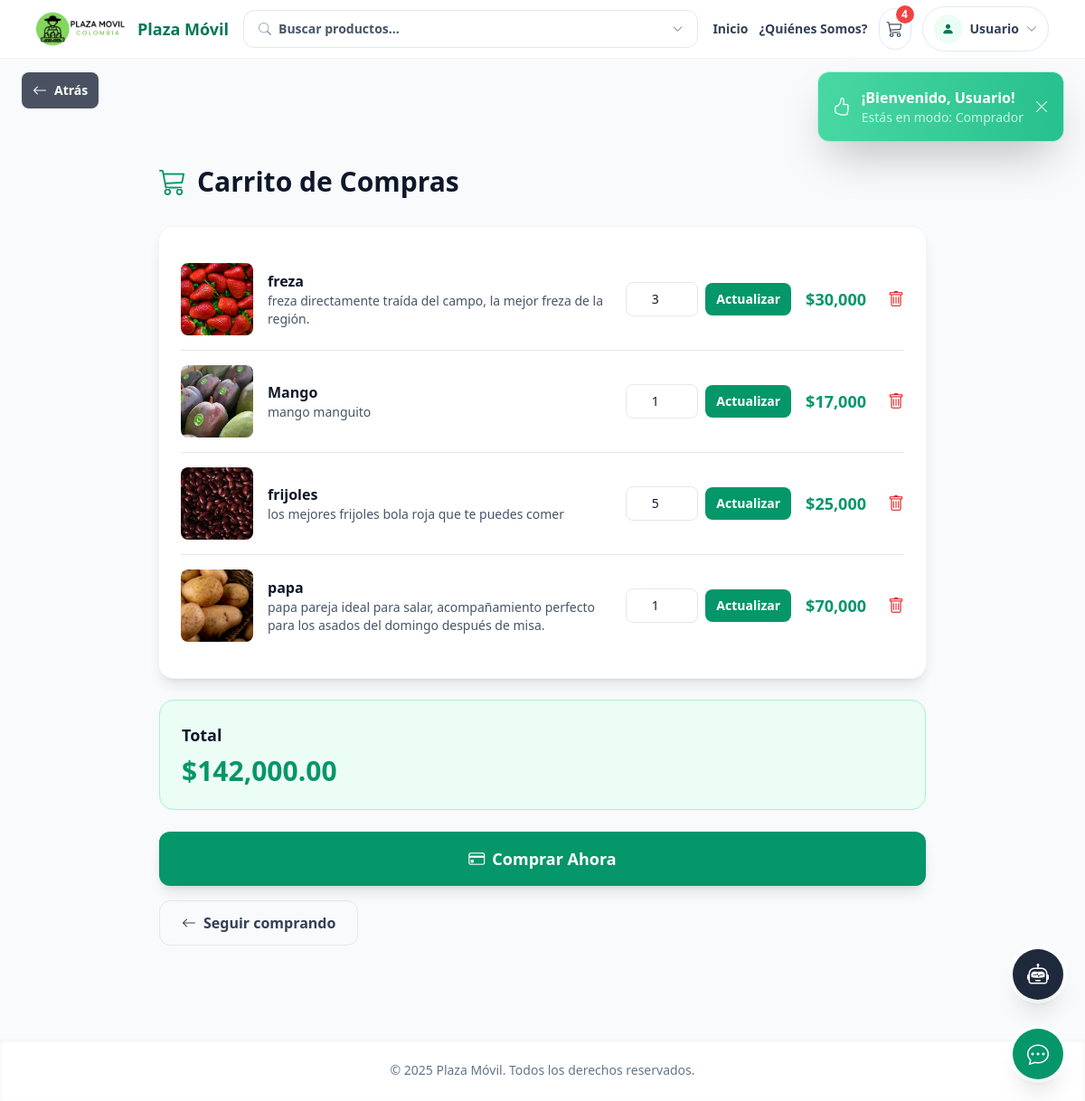
Screenshot of /view/carritoview.php (signed in) with the database file from the repository.
### tables this page shows
CREATE TABLE `carrito` (
  `id_carrito` int(11) NOT NULL,
  `id_usuario` int(10) DEFAULT NULL,
  `fecha_creacion` date DEFAULT NULL
);

CREATE TABLE `carrito_detalle` (
  `id_detalle` int(11) NOT NULL,
  `id_carrito` int(10) DEFAULT NULL,
  `id_producto` int(10) DEFAULT NULL,
  `cantidad` int(10) DEFAULT NULL
);

CREATE TABLE `productos` (
  `id_producto` int(11) NOT NULL,
  `id_agricultor` int(10) DEFAULT NULL,
  `id_categoria` int(10) DEFAULT NULL,
  `descripcion` varchar(250) DEFAULT NULL,
  `nombre` varchar(50) DEFAULT NULL,
  `stock` int(20) DEFAULT NULL,
  `precio_unitario` int(10) DEFAULT NULL,
  `id_unidad` int(10) DEFAULT NULL,
  `foto` varchar(100) DEFAULT NULL,
  `fecha_publicacion` date DEFAULT NULL,
  `estado` enum('activo','inactivo') DEFAULT 'activo'
);

### config/app.php (called while the page is built, shortened)
<?php
if (!function_exists('base_url')) {
    function base_url(string $path = ''): string
    {
        $path = ltrim($path, '/');
        return $path === '' ? BASE_URL : BASE_URL . '/' . $path;
    }
}

### model/carrito_model.php (called while the page is built, shortened)
<?php
require_once __DIR__ . '/../config/app.php';
class CarritoModel {
    private $pdo;
    public function __construct($pdo) {
        $this->pdo = $pdo;
    }
    public function obtenerCarritoPorUsuario($id_usuario) {
        $stmt = $this->pdo->prepare("SELECT id_usuario FROM usuarios WHERE id_usuario = ?");
        $stmt->execute([$id_usuario]);
        $usuario = $stmt->fetch(PDO::FETCH_ASSOC);
        $stmt = $this->pdo->prepare("SELECT * FROM carrito WHERE id_usuario = ?");
        $stmt->execute([$id_usuario]);
        $carrito = $stmt->fetch(PDO::FETCH_ASSOC);
        return $carrito;
    }
}

### model/detalle_carrito_model.php (called while the page is built, shortened)
<?php
class DetalleCarritoModel {
    private $pdo;
    public function __construct($pdo) {
        $this->pdo = $pdo;
    }
    public function obtenerProductos($id_carrito) {
        $sql = "SELECT dc.*, p.nombre, p.descripcion, p.precio_unitario, p.foto
                FROM carrito_detalle dc
                JOIN productos p ON dc.id_producto = p.id_producto
                WHERE dc.id_carrito = ?";
        $stmt = $this->pdo->prepare($sql);
        $stmt->execute([$id_carrito]);
        return $stmt->fetchAll(PDO::FETCH_ASSOC);
    }
    public function contarProductosUnicos($id_carrito) {
        $sql = "SELECT COUNT(*) as total FROM carrito_detalle WHERE id_carrito = ?";
        $stmt = $this->pdo->prepare($sql);
        $stmt->execute([$id_carrito]);
        $row = $stmt->fetch(PDO::FETCH_ASSOC);
        return $row ? intval($row['total']) : 0;
    }
}

### view/carritoview.php (the view, shortened to what this page needs)
<?php
require_once '../config/conexion.php';
require_once '../model/carrito_model.php';
require_once '../model/detalle_carrito_model.php';
$carritoModel = new CarritoModel($pdo);
$detalleModel = new DetalleCarritoModel($pdo);
$id_usuario = $_SESSION['user_id_usuario'];
$carrito = $carritoModel->obtenerCarritoPorUsuario($id_usuario);
$productos = [];
if ($carrito) {
    $productos = $detalleModel->obtenerProductos($carrito['id_carrito']);
}
$total = 0;
foreach ($productos as $producto) {
    $total += $producto['precio_unitario'] * $producto['cantidad'];
}
?>
<!DOCTYPE html>
<html lang="es">
<head>
    <script src="https://cdn.tailwindcss.com"></script>
    <link rel="stylesheet" href="https://cdn.jsdelivr.net/npm/bootstrap-icons@1.11.3/font/bootstrap-icons.min.css">
</head>
<body class="bg-slate-50 text-slate-900">
    <?php include '../navbar.php'; ?>
    <div style="height:70px"></div>
    <div class="mx-auto max-w-4xl px-6 py-12">
        <div class="flex items-center gap-3 mb-8">
            <i class="bi bi-cart3 text-3xl text-emerald-600"></i>
            <h1 class="text-3xl font-bold text-slate-900">Carrito de Compras</h1>
        </div>
        <?php if (empty($productos)): ?>
            <div class="rounded-2xl bg-white shadow-lg ring-1 ring-slate-100 p-12 text-center">
                <i class="bi bi-emoji-frown text-6xl text-slate-300 mb-4 block"></i>
                <p class="text-lg text-slate-600 mb-6">Tu carrito está vacío.</p>
                <a href="../index.php" class="inline-block rounded-xl bg-emerald-600 text-white font-semibold px-6 py-3 hover:bg-emerald-500 transition">
                    <i class="bi bi-arrow-left me-2"></i>Seguir comprando
                </a>
            </div>
        <?php else: ?>
            <div class="rounded-2xl bg-white shadow-lg ring-1 ring-slate-100 p-6 mb-6">
                <?php foreach ($productos as $producto): ?>
                    <div class="flex items-center gap-4 py-4 border-b border-slate-200 last:border-b-0">
                        <img src="../img/<?php echo htmlspecialchars($producto['foto']); ?>"
                             class="h-20 w-20 rounded-lg object-cover">
                        <div class="flex-1">
                            <h3 class="font-bold text-slate-900"><?php echo htmlspecialchars($producto['nombre']); ?></h3>
                            <p class="text-sm text-slate-600"><?php echo htmlspecialchars($producto['descripcion']); ?></p>
                        </div>
                        <form action="../controller/editar_cantidad.php" method="POST" class="flex items-center gap-2">
                            <input type="number" name="cantidad" value="<?php echo $producto['cantidad']; ?>" min="1" class="w-20 rounded-lg border border-slate-200 px-3 py-2 text-center text-sm">
                            <button type="submit" class="rounded-lg bg-emerald-600 text-white px-3 py-2 text-sm font-semibold hover:bg-emerald-500">Actualizar</button>
                        </form>
                        <div class="text-right">
                            <p class="text-lg font-bold text-emerald-600">$<?php echo number_format($producto['precio_unitario'] * $producto['cantidad']); ?></p>
                        </div>
                        <form action="../controller/eliminar_del_carrito.php" method="POST" class="ml-2">
                            <button type="submit" class="text-red-600 hover:text-red-700 font-bold text-lg">
                                <i class="bi bi-trash"></i>
                            </button>
                        </form>
                    </div>
                <?php endforeach; ?>
            </div>
            <div class="rounded-2xl bg-emerald-50 border border-emerald-200 p-6 mb-6">
                <h3 class="text-lg font-bold text-slate-900 mb-2">Total</h3>
                <p class="text-3xl font-bold text-emerald-600">$<?php echo number_format($total, 2); ?></p>
            </div>
            <form action="../controller/crear_pedido.php" method="POST" class="mb-4">
                <button type="submit" class="w-full rounded-xl bg-emerald-600 text-white font-bold py-4 text-lg hover:bg-emerald-500 transition shadow-lg">
                    <i class="bi bi-credit-card me-2"></i>Comprar Ahora
                </button>
            </form>
            <a href="../index.php" class="inline-block rounded-xl border border-slate-200 text-slate-700 font-semibold px-6 py-3 hover:bg-slate-50 transition">
                <i class="bi bi-arrow-left me-2"></i>Seguir comprando
            </a>
        <?php endif; ?>
    </div>
    <footer class="mt-14 bg-white py-6 text-center text-sm text-slate-500 shadow-inner">
        &copy; 2025 Plaza Móvil. Todos los derechos reservados.
    </footer>
</body>
</html>

### navbar.php (shortened to what this page needs)
<?php
require_once __DIR__ . '/config/database.php';
$totalProductos = 0;
if (isset($pdo) && ($pdo instanceof PDO)) {
    require_once __DIR__ . '/model/carrito_model.php';
    require_once __DIR__ . '/model/detalle_carrito_model.php';
    $carritoModel = new CarritoModel($pdo);
    $detalleModel = new DetalleCarritoModel($pdo);
    if (isset($_SESSION['user_id_usuario'])) {
        $id_usuario = $_SESSION['user_id_usuario'];
        $carrito = $carritoModel->obtenerCarritoPorUsuario($id_usuario);
        if ($carrito) {
            $totalProductos = $detalleModel->contarProductosUnicos($carrito['id_carrito']);
        }
    }
} else {
    error_log('navbar.php: sin conexión a BD, se omiten consultas de carrito y categorías.');
    $totalProductos = 0;
}
$busqueda = $_GET['busqueda'] ?? '';
$categoria_filtro = $_GET['categoria_filtro'] ?? '';
$precio_min = $_GET['precio_min'] ?? '';
$precio_max = $_GET['precio_max'] ?? '';
$navbarUserName = 'Invitado';
$navbarUserRole = 'Visitante';
if (isset($_SESSION['nombre'])) {
    $navbarUserName = $_SESSION['nombre'];
} elseif (isset($_SESSION['user_id_usuario'])) {
    $navbarUserName = 'Usuario';
}
if (isset($_SESSION['user_id_rol'])) {
    $roleMap = [1 => 'Administrador', 2 => 'Comprador', 3 => 'Agricultor'];
    $navbarUserRole = $roleMap[$_SESSION['user_id_rol']] ?? 'Usuario';
}
?>
<link rel="stylesheet" href="https://cdn.jsdelivr.net/npm/bootstrap-icons@1.11.3/font/bootstrap-icons.min.css">
<?php if (isset($_SESSION['user_id_usuario']) && !isset($_SESSION['bienvenida_mostrada'])): ?>
    <div id="toastBienvenida" class="fixed top-20 right-6 z-50 animate-slideIn bg-gradient-to-r from-emerald-400/90 to-emerald-500/90 text-white rounded-xl shadow-2xl ring-1 ring-emerald-300/40 p-4 flex items-center gap-3 max-w-sm backdrop-blur-sm">
        <i class="bi bi-hand-thumbs-up text-xl flex-shrink-0"></i>
        <div class="flex-1">
            <p class="font-semibold">¡Bienvenido, <?= htmlspecialchars($navbarUserName); ?>!</p>
            <p class="text-sm text-emerald-50/80">Estás en modo: <?= htmlspecialchars($navbarUserRole); ?></p>
        </div>
        <button onclick="document.getElementById('toastBienvenida').classList.add('animate-slideOut')" class="text-emerald-50 hover:text-white">
            <i class="bi bi-x-lg"></i>
        </button>
    </div>
<?php endif; ?>
<nav class="sticky top-0 z-50 border-b border-slate-100 bg-white/90 backdrop-blur">
    <div class="mx-auto flex h-16 max-w-6xl items-center gap-4 px-4">
        <div class="flex items-center gap-3">
            <a class="flex items-center gap-3" href="<?= base_url() ?>/index.php">
                <img src="<?= base_url()?>/img/logohorizontal.png" alt="Logo" class="h-10 w-auto">
                <span class="hidden text-lg font-bold text-emerald-700 sm:inline">Plaza Móvil</span>
            </a>
        </div>
        <div class="hidden flex-1 lg:block">
            <details class="relative">
                <summary class="flex cursor-pointer items-center gap-2 rounded-xl border border-slate-200 bg-white px-4 py-2.5 text-sm font-semibold text-slate-700 transition hover:border-emerald-300 hover:bg-slate-50">
                    <i class="bi bi-search text-slate-400"></i>
                    <span class="text-slate-600">
                        <?php
                        if ($busqueda || $categoria_filtro || $precio_min || $precio_max) {
                            echo 'Filtros activos (' . (int)(!empty($busqueda)) + (int)(!empty($categoria_filtro)) + (int)(!empty($precio_min)) + (int)(!empty($precio_max)) . ')';
                        } else {
                            echo 'Buscar productos...';
                        }
                        ?>
                    </span>
                    <i class="bi bi-chevron-down ml-auto text-xs text-slate-500"></i>
                </summary>
            </details>
        </div>
        <div class="ml-auto hidden items-center gap-3 lg:flex">
            <a class="text-sm font-semibold text-slate-700 transition hover:text-emerald-600" href="<?= base_url() ?>/index.php">Inicio</a>
            <a class="text-sm font-semibold text-slate-700 transition hover:text-emerald-600" href="<?= base_url() ?>/view/quienes_somos.php">¿Quiénes Somos?</a>
            <a class="relative inline-flex items-center justify-center rounded-full border border-slate-200 bg-white p-2 text-slate-700 transition hover:border-emerald-300 hover:text-emerald-700" href="<?= base_url() ?>/view/carritoview.php">
                <i class="bi bi-cart3 text-lg"></i>
                <?php if ($totalProductos > 0): ?>
                    <span class="absolute -right-1 -top-1 inline-flex h-5 min-w-[20px] items-center justify-center rounded-full bg-red-500 px-1 text-xs font-semibold text-white"><?php echo $totalProductos; ?></span>
                <?php endif; ?>
            </a>
            <details class="relative">
                <summary class="flex cursor-pointer items-center gap-2 rounded-full border border-slate-200 bg-white px-3 py-2 text-sm font-semibold text-slate-700 transition hover:border-emerald-300 hover:text-emerald-700">
                    <span class="inline-flex h-8 w-8 items-center justify-center rounded-full bg-emerald-50 text-emerald-700">
                        <i class="bi bi-person-fill"></i>
                    </span>
                    <span class="max-w-[140px] truncate"><?= htmlspecialchars($navbarUserName); ?></span>
                    <i class="bi bi-chevron-down text-xs text-slate-500"></i>
                </summary>
            </details>
        </div>
    </div>
</nav>
<button id="back-float-btn" class="fixed top-20 left-6 z-40 inline-flex items-center gap-2 rounded-lg bg-slate-800/80 backdrop-blur text-white px-3 py-2 text-sm font-semibold transition hover:bg-slate-700 hover:shadow-lg focus:outline-none focus:ring-2 focus:ring-slate-400" title="Volver atrás" onclick="window.history.back()">
    <i class="bi bi-arrow-left text-base"></i>
    <span class="hidden sm:inline">Atrás</span>
</button>
<div id="chatbot-float-btn" class="fixed bottom-28 right-6 z-50 flex h-14 w-14 items-center justify-center rounded-full bg-slate-800 text-white shadow-xl ring-4 ring-white/60 transition hover:bg-emerald-600" title="Chatbot">
    <i class="bi bi-robot text-2xl"></i>
</div>
<div id="pqrs-float-btn" class="fixed bottom-6 right-6 z-50 flex h-14 w-14 items-center justify-center rounded-full bg-emerald-600 text-white shadow-xl ring-4 ring-white/60 transition hover:bg-emerald-500" title="PQRS">
    <i class="bi bi-chat-dots text-2xl"></i>
</div>
<link rel="stylesheet" href="<?= base_url() ?>/css/chatbot.css">

### navbar.php (style rules this page uses)
.animate-slideIn { animation: slideIn 0.4s ease-out; }

### rows the page displays
carrito: id_carrito "4"
carrito_detalle: id_producto.foto (picture), id_producto.nombre "freza", id_producto.descripcion "freza directamente traída del campo, la mejor freza de la región.", cantidad "3", $producto['precio_unitario'] * $producto['cantidad'] "30,000"
carrito_detalle: id_producto.foto (picture), id_producto.nombre "Mango", id_producto.descripcion "mango manguito", cantidad "1", $producto['precio_unitario'] * $producto['cantidad'] "17,000"
carrito_detalle: id_producto.foto (picture), id_producto.nombre "frijoles", id_producto.descripcion "los mejores frijoles bola roja que te puedes comer", cantidad "5", $producto['precio_unitario'] * $producto['cantidad'] "25,000"
carrito_detalle: id_producto.foto (picture), id_producto.nombre "papa", id_producto.descripcion "papa pareja ideal para salar, acompañamiento perfecto para los asados del domingo después de misa.", cantidad "1", $producto['precio_unitario'] * $producto['cantidad'] "70,000"

### other values shown
$navbarUserName "Usuario"
$navbarUserRole "Comprador"
$total "142,000.00"
